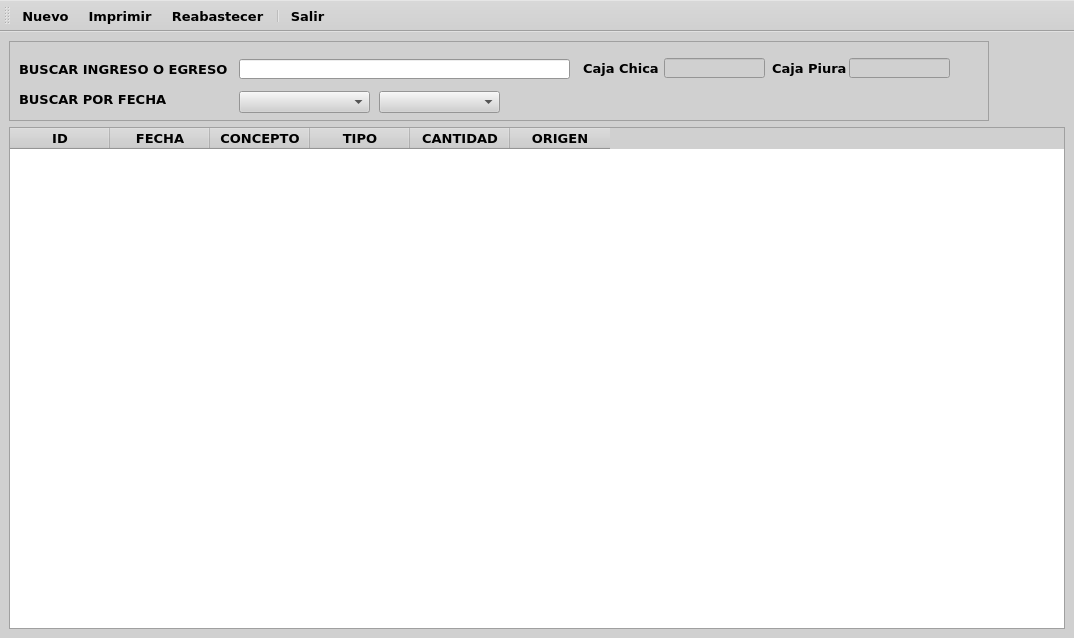
<?xml version="1.0" encoding="UTF-8"?>
<ui version="4.0">
 <class>MainWindow</class>
 <widget class="QMainWindow" name="MainWindow">
  <property name="geometry">
   <rect>
    <x>0</x>
    <y>0</y>
    <width>1074</width>
    <height>638</height>
   </rect>
  </property>
  <property name="palette">
   <palette>
    <active>
     <colorrole role="WindowText">
      <brush brushstyle="SolidPattern">
       <color alpha="255">
        <red>0</red>
        <green>0</green>
        <blue>0</blue>
       </color>
      </brush>
     </colorrole>
     <colorrole role="Button">
      <brush brushstyle="SolidPattern">
       <color alpha="255">
        <red>208</red>
        <green>208</green>
        <blue>208</blue>
       </color>
      </brush>
     </colorrole>
     <colorrole role="Light">
      <brush brushstyle="SolidPattern">
       <color alpha="255">
        <red>255</red>
        <green>255</green>
        <blue>255</blue>
       </color>
      </brush>
     </colorrole>
     <colorrole role="Midlight">
      <brush brushstyle="SolidPattern">
       <color alpha="255">
        <red>231</red>
        <green>231</green>
        <blue>231</blue>
       </color>
      </brush>
     </colorrole>
     <colorrole role="Dark">
      <brush brushstyle="SolidPattern">
       <color alpha="255">
        <red>104</red>
        <green>104</green>
        <blue>104</blue>
       </color>
      </brush>
     </colorrole>
     <colorrole role="Mid">
      <brush brushstyle="SolidPattern">
       <color alpha="255">
        <red>139</red>
        <green>139</green>
        <blue>139</blue>
       </color>
      </brush>
     </colorrole>
     <colorrole role="Text">
      <brush brushstyle="SolidPattern">
       <color alpha="255">
        <red>0</red>
        <green>0</green>
        <blue>0</blue>
       </color>
      </brush>
     </colorrole>
     <colorrole role="BrightText">
      <brush brushstyle="SolidPattern">
       <color alpha="255">
        <red>255</red>
        <green>255</green>
        <blue>255</blue>
       </color>
      </brush>
     </colorrole>
     <colorrole role="ButtonText">
      <brush brushstyle="SolidPattern">
       <color alpha="255">
        <red>0</red>
        <green>0</green>
        <blue>0</blue>
       </color>
      </brush>
     </colorrole>
     <colorrole role="Base">
      <brush brushstyle="SolidPattern">
       <color alpha="255">
        <red>255</red>
        <green>255</green>
        <blue>255</blue>
       </color>
      </brush>
     </colorrole>
     <colorrole role="Window">
      <brush brushstyle="SolidPattern">
       <color alpha="255">
        <red>208</red>
        <green>208</green>
        <blue>208</blue>
       </color>
      </brush>
     </colorrole>
     <colorrole role="Shadow">
      <brush brushstyle="SolidPattern">
       <color alpha="255">
        <red>0</red>
        <green>0</green>
        <blue>0</blue>
       </color>
      </brush>
     </colorrole>
     <colorrole role="AlternateBase">
      <brush brushstyle="SolidPattern">
       <color alpha="255">
        <red>231</red>
        <green>231</green>
        <blue>231</blue>
       </color>
      </brush>
     </colorrole>
     <colorrole role="ToolTipBase">
      <brush brushstyle="SolidPattern">
       <color alpha="255">
        <red>255</red>
        <green>255</green>
        <blue>220</blue>
       </color>
      </brush>
     </colorrole>
     <colorrole role="ToolTipText">
      <brush brushstyle="SolidPattern">
       <color alpha="255">
        <red>0</red>
        <green>0</green>
        <blue>0</blue>
       </color>
      </brush>
     </colorrole>
     <colorrole role="PlaceholderText">
      <brush brushstyle="SolidPattern">
       <color alpha="128">
        <red>0</red>
        <green>0</green>
        <blue>0</blue>
       </color>
      </brush>
     </colorrole>
    </active>
    <inactive>
     <colorrole role="WindowText">
      <brush brushstyle="SolidPattern">
       <color alpha="255">
        <red>0</red>
        <green>0</green>
        <blue>0</blue>
       </color>
      </brush>
     </colorrole>
     <colorrole role="Button">
      <brush brushstyle="SolidPattern">
       <color alpha="255">
        <red>208</red>
        <green>208</green>
        <blue>208</blue>
       </color>
      </brush>
     </colorrole>
     <colorrole role="Light">
      <brush brushstyle="SolidPattern">
       <color alpha="255">
        <red>255</red>
        <green>255</green>
        <blue>255</blue>
       </color>
      </brush>
     </colorrole>
     <colorrole role="Midlight">
      <brush brushstyle="SolidPattern">
       <color alpha="255">
        <red>231</red>
        <green>231</green>
        <blue>231</blue>
       </color>
      </brush>
     </colorrole>
     <colorrole role="Dark">
      <brush brushstyle="SolidPattern">
       <color alpha="255">
        <red>104</red>
        <green>104</green>
        <blue>104</blue>
       </color>
      </brush>
     </colorrole>
     <colorrole role="Mid">
      <brush brushstyle="SolidPattern">
       <color alpha="255">
        <red>139</red>
        <green>139</green>
        <blue>139</blue>
       </color>
      </brush>
     </colorrole>
     <colorrole role="Text">
      <brush brushstyle="SolidPattern">
       <color alpha="255">
        <red>0</red>
        <green>0</green>
        <blue>0</blue>
       </color>
      </brush>
     </colorrole>
     <colorrole role="BrightText">
      <brush brushstyle="SolidPattern">
       <color alpha="255">
        <red>255</red>
        <green>255</green>
        <blue>255</blue>
       </color>
      </brush>
     </colorrole>
     <colorrole role="ButtonText">
      <brush brushstyle="SolidPattern">
       <color alpha="255">
        <red>0</red>
        <green>0</green>
        <blue>0</blue>
       </color>
      </brush>
     </colorrole>
     <colorrole role="Base">
      <brush brushstyle="SolidPattern">
       <color alpha="255">
        <red>255</red>
        <green>255</green>
        <blue>255</blue>
       </color>
      </brush>
     </colorrole>
     <colorrole role="Window">
      <brush brushstyle="SolidPattern">
       <color alpha="255">
        <red>208</red>
        <green>208</green>
        <blue>208</blue>
       </color>
      </brush>
     </colorrole>
     <colorrole role="Shadow">
      <brush brushstyle="SolidPattern">
       <color alpha="255">
        <red>0</red>
        <green>0</green>
        <blue>0</blue>
       </color>
      </brush>
     </colorrole>
     <colorrole role="AlternateBase">
      <brush brushstyle="SolidPattern">
       <color alpha="255">
        <red>231</red>
        <green>231</green>
        <blue>231</blue>
       </color>
      </brush>
     </colorrole>
     <colorrole role="ToolTipBase">
      <brush brushstyle="SolidPattern">
       <color alpha="255">
        <red>255</red>
        <green>255</green>
        <blue>220</blue>
       </color>
      </brush>
     </colorrole>
     <colorrole role="ToolTipText">
      <brush brushstyle="SolidPattern">
       <color alpha="255">
        <red>0</red>
        <green>0</green>
        <blue>0</blue>
       </color>
      </brush>
     </colorrole>
     <colorrole role="PlaceholderText">
      <brush brushstyle="SolidPattern">
       <color alpha="128">
        <red>0</red>
        <green>0</green>
        <blue>0</blue>
       </color>
      </brush>
     </colorrole>
    </inactive>
    <disabled>
     <colorrole role="WindowText">
      <brush brushstyle="SolidPattern">
       <color alpha="255">
        <red>104</red>
        <green>104</green>
        <blue>104</blue>
       </color>
      </brush>
     </colorrole>
     <colorrole role="Button">
      <brush brushstyle="SolidPattern">
       <color alpha="255">
        <red>208</red>
        <green>208</green>
        <blue>208</blue>
       </color>
      </brush>
     </colorrole>
     <colorrole role="Light">
      <brush brushstyle="SolidPattern">
       <color alpha="255">
        <red>255</red>
        <green>255</green>
        <blue>255</blue>
       </color>
      </brush>
     </colorrole>
     <colorrole role="Midlight">
      <brush brushstyle="SolidPattern">
       <color alpha="255">
        <red>231</red>
        <green>231</green>
        <blue>231</blue>
       </color>
      </brush>
     </colorrole>
     <colorrole role="Dark">
      <brush brushstyle="SolidPattern">
       <color alpha="255">
        <red>104</red>
        <green>104</green>
        <blue>104</blue>
       </color>
      </brush>
     </colorrole>
     <colorrole role="Mid">
      <brush brushstyle="SolidPattern">
       <color alpha="255">
        <red>139</red>
        <green>139</green>
        <blue>139</blue>
       </color>
      </brush>
     </colorrole>
     <colorrole role="Text">
      <brush brushstyle="SolidPattern">
       <color alpha="255">
        <red>104</red>
        <green>104</green>
        <blue>104</blue>
       </color>
      </brush>
     </colorrole>
     <colorrole role="BrightText">
      <brush brushstyle="SolidPattern">
       <color alpha="255">
        <red>255</red>
        <green>255</green>
        <blue>255</blue>
       </color>
      </brush>
     </colorrole>
     <colorrole role="ButtonText">
      <brush brushstyle="SolidPattern">
       <color alpha="255">
        <red>104</red>
        <green>104</green>
        <blue>104</blue>
       </color>
      </brush>
     </colorrole>
     <colorrole role="Base">
      <brush brushstyle="SolidPattern">
       <color alpha="255">
        <red>208</red>
        <green>208</green>
        <blue>208</blue>
       </color>
      </brush>
     </colorrole>
     <colorrole role="Window">
      <brush brushstyle="SolidPattern">
       <color alpha="255">
        <red>208</red>
        <green>208</green>
        <blue>208</blue>
       </color>
      </brush>
     </colorrole>
     <colorrole role="Shadow">
      <brush brushstyle="SolidPattern">
       <color alpha="255">
        <red>0</red>
        <green>0</green>
        <blue>0</blue>
       </color>
      </brush>
     </colorrole>
     <colorrole role="AlternateBase">
      <brush brushstyle="SolidPattern">
       <color alpha="255">
        <red>208</red>
        <green>208</green>
        <blue>208</blue>
       </color>
      </brush>
     </colorrole>
     <colorrole role="ToolTipBase">
      <brush brushstyle="SolidPattern">
       <color alpha="255">
        <red>255</red>
        <green>255</green>
        <blue>220</blue>
       </color>
      </brush>
     </colorrole>
     <colorrole role="ToolTipText">
      <brush brushstyle="SolidPattern">
       <color alpha="255">
        <red>0</red>
        <green>0</green>
        <blue>0</blue>
       </color>
      </brush>
     </colorrole>
     <colorrole role="PlaceholderText">
      <brush brushstyle="SolidPattern">
       <color alpha="128">
        <red>0</red>
        <green>0</green>
        <blue>0</blue>
       </color>
      </brush>
     </colorrole>
    </disabled>
   </palette>
  </property>
  <property name="font">
   <font>
    <family>Verdana</family>
    <pointsize>10</pointsize>
    <bold>true</bold>
   </font>
  </property>
  <property name="windowTitle">
   <string>MainWindow</string>
  </property>
  <widget class="QWidget" name="centralwidget">
   <layout class="QVBoxLayout" name="verticalLayout">
    <item alignment="Qt::AlignmentFlag::AlignTop">
     <widget class="QFrame" name="frame">
      <property name="minimumSize">
       <size>
        <width>980</width>
        <height>80</height>
       </size>
      </property>
      <property name="maximumSize">
       <size>
        <width>0</width>
        <height>0</height>
       </size>
      </property>
      <property name="frameShape">
       <enum>QFrame::Shape::StyledPanel</enum>
      </property>
      <property name="frameShadow">
       <enum>QFrame::Shadow::Raised</enum>
      </property>
      <widget class="QComboBox" name="comboBox_2">
       <property name="geometry">
        <rect>
         <x>370</x>
         <y>50</y>
         <width>121</width>
         <height>22</height>
        </rect>
       </property>
      </widget>
      <widget class="QLineEdit" name="lineEdit_2">
       <property name="enabled">
        <bool>false</bool>
       </property>
       <property name="geometry">
        <rect>
         <x>655</x>
         <y>17</y>
         <width>101</width>
         <height>20</height>
        </rect>
       </property>
       <property name="font">
        <font>
         <family>Verdana</family>
         <pointsize>10</pointsize>
         <bold>true</bold>
        </font>
       </property>
      </widget>
      <widget class="QLineEdit" name="lineEdit">
       <property name="geometry">
        <rect>
         <x>230</x>
         <y>18</y>
         <width>331</width>
         <height>20</height>
        </rect>
       </property>
       <property name="font">
        <font>
         <family>Verdana</family>
         <pointsize>10</pointsize>
         <bold>true</bold>
        </font>
       </property>
       <property name="text">
        <string/>
       </property>
      </widget>
      <widget class="QLabel" name="label">
       <property name="geometry">
        <rect>
         <x>10</x>
         <y>20</y>
         <width>211</width>
         <height>16</height>
        </rect>
       </property>
       <property name="font">
        <font>
         <family>Verdana</family>
         <pointsize>10</pointsize>
         <bold>true</bold>
        </font>
       </property>
       <property name="text">
        <string>BUSCAR INGRESO O EGRESO</string>
       </property>
      </widget>
      <widget class="QComboBox" name="comboBox">
       <property name="geometry">
        <rect>
         <x>230</x>
         <y>50</y>
         <width>131</width>
         <height>22</height>
        </rect>
       </property>
      </widget>
      <widget class="QLabel" name="label_4">
       <property name="geometry">
        <rect>
         <x>10</x>
         <y>50</y>
         <width>211</width>
         <height>16</height>
        </rect>
       </property>
       <property name="font">
        <font>
         <family>Verdana</family>
         <pointsize>10</pointsize>
         <bold>true</bold>
        </font>
       </property>
       <property name="text">
        <string>BUSCAR POR FECHA</string>
       </property>
      </widget>
      <widget class="QLineEdit" name="lineEdit_3">
       <property name="enabled">
        <bool>false</bool>
       </property>
       <property name="geometry">
        <rect>
         <x>840</x>
         <y>17</y>
         <width>101</width>
         <height>20</height>
        </rect>
       </property>
       <property name="font">
        <font>
         <family>Verdana</family>
         <pointsize>10</pointsize>
         <bold>true</bold>
        </font>
       </property>
      </widget>
      <widget class="QLabel" name="label_2">
       <property name="geometry">
        <rect>
         <x>574</x>
         <y>19</y>
         <width>81</width>
         <height>16</height>
        </rect>
       </property>
       <property name="font">
        <font>
         <family>Verdana</family>
         <pointsize>10</pointsize>
         <bold>true</bold>
        </font>
       </property>
       <property name="text">
        <string>Caja Chica</string>
       </property>
      </widget>
      <widget class="QLabel" name="label_3">
       <property name="geometry">
        <rect>
         <x>763</x>
         <y>19</y>
         <width>81</width>
         <height>16</height>
        </rect>
       </property>
       <property name="font">
        <font>
         <family>Verdana</family>
         <pointsize>10</pointsize>
         <bold>true</bold>
        </font>
       </property>
       <property name="text">
        <string>Caja Piura</string>
       </property>
      </widget>
     </widget>
    </item>
    <item>
     <widget class="QTableWidget" name="tableWidget">
      <property name="minimumSize">
       <size>
        <width>0</width>
        <height>500</height>
       </size>
      </property>
      <column>
       <property name="text">
        <string>ID</string>
       </property>
      </column>
      <column>
       <property name="text">
        <string>FECHA</string>
       </property>
      </column>
      <column>
       <property name="text">
        <string>CONCEPTO</string>
       </property>
      </column>
      <column>
       <property name="text">
        <string>TIPO</string>
       </property>
      </column>
      <column>
       <property name="text">
        <string>CANTIDAD</string>
       </property>
      </column>
      <column>
       <property name="text">
        <string>ORIGEN</string>
       </property>
      </column>
     </widget>
    </item>
   </layout>
  </widget>
  <widget class="QToolBar" name="toolBar">
   <property name="windowTitle">
    <string>toolBar</string>
   </property>
   <property name="toolButtonStyle">
    <enum>Qt::ToolButtonStyle::ToolButtonTextBesideIcon</enum>
   </property>
   <attribute name="toolBarArea">
    <enum>TopToolBarArea</enum>
   </attribute>
   <attribute name="toolBarBreak">
    <bool>false</bool>
   </attribute>
   <addaction name="actionNuevo"/>
   <addaction name="actionImprimir"/>
   <addaction name="actionReabastecer"/>
   <addaction name="separator"/>
   <addaction name="actionSalir"/>
  </widget>
  <action name="actionNuevo">
   <property name="icon">
    <iconset resource="../resources.qrc">
     <normaloff>:/icons/resources/icons/nuevo.png</normaloff>:/icons/resources/icons/nuevo.png</iconset>
   </property>
   <property name="text">
    <string>Nuevo</string>
   </property>
  </action>
  <action name="actionImprimir">
   <property name="icon">
    <iconset resource="../resources.qrc">
     <normaloff>:/icons/resources/icons/imprimir.png</normaloff>:/icons/resources/icons/imprimir.png</iconset>
   </property>
   <property name="text">
    <string>Imprimir</string>
   </property>
  </action>
  <action name="actionSalir">
   <property name="icon">
    <iconset resource="../resources.qrc">
     <normaloff>:/icons/resources/icons/salir.png</normaloff>:/icons/resources/icons/salir.png</iconset>
   </property>
   <property name="text">
    <string>Salir</string>
   </property>
  </action>
  <action name="actionReabastecer">
   <property name="icon">
    <iconset resource="../resources.qrc">
     <normaloff>:/icons/resources/icons/132317_billfold_pocketbook_wallet_notecase_pouch_icon.png</normaloff>:/icons/resources/icons/132317_billfold_pocketbook_wallet_notecase_pouch_icon.png</iconset>
   </property>
   <property name="text">
    <string>   Reabastecer</string>
   </property>
   <property name="menuRole">
    <enum>QAction::MenuRole::NoRole</enum>
   </property>
  </action>
 </widget>
 <tabstops>
  <tabstop>lineEdit</tabstop>
  <tabstop>comboBox</tabstop>
  <tabstop>comboBox_2</tabstop>
  <tabstop>lineEdit_2</tabstop>
  <tabstop>lineEdit_3</tabstop>
  <tabstop>tableWidget</tabstop>
 </tabstops>
 <resources>
  <include location="../resources.qrc"/>
 </resources>
 <connections/>
</ui>
